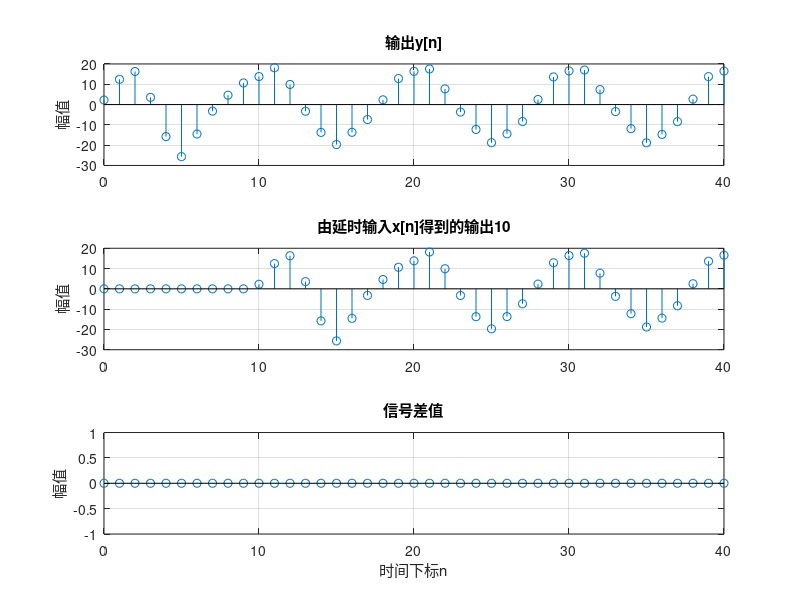

The MATLAB source for this figure:
clf;
n = 0 : 40;
D = 10;
a = 3.0;
b = -2;
x = a * cos(2 * pi * 0.1 * n) + b * cos(2 * pi * 0.4 * n);
xd = [zeros(1, D) x];
num = [2.2403 2.4908 2.2403];
den = [1 -0.4 0.75];
ic = [0 0]; % 设置初始条件
% 计算输出y[n]
y = filter(num, den, x, ic);
% 计算输出yd[n]
yd = filter(num, den, xd, ic);
% 计算输出差值d[n]
d = y - yd(1 + D : 41 + D);
% Plot the outputs
subplot(3, 1, 1);
stem(n ,y);
ylabel('幅值');
title('输出y[n]');
grid;
subplot(3, 1, 2);
stem(n, yd(1:41));
ylabel('幅值');
title(['由延时输入x[n]得到的输出',num2str(D)]);
grid;
subplot(3, 1, 3);
stem(n, d);
xlabel('时间下标n');
ylabel('幅值');
title('信号差值');
grid;